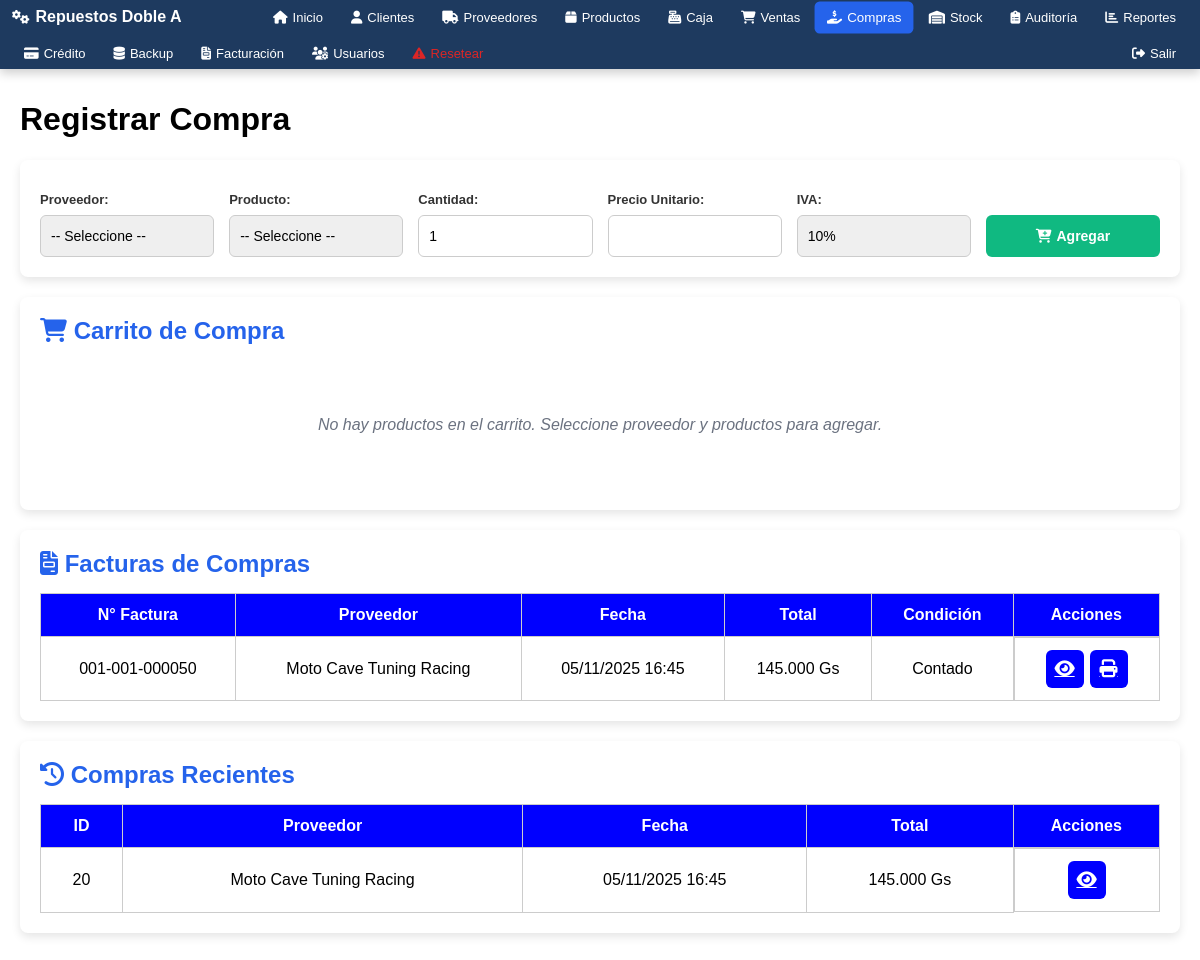
The app's page /modulos/compras/compras.php (signed in), older data.
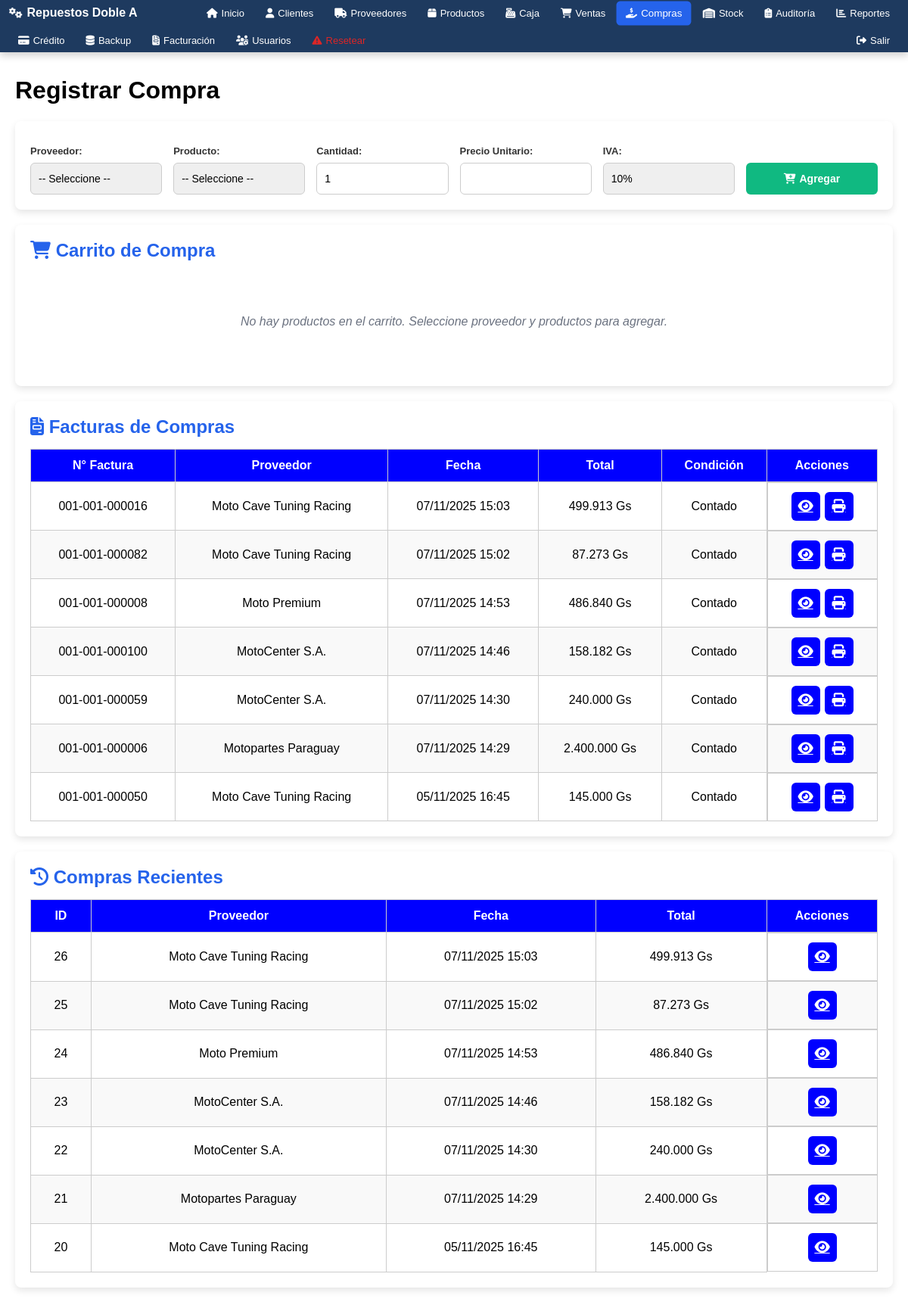
The same page, newer data.
### tables this page shows
CREATE TABLE `cabecera_factura_compras` (
  `id` int(11) NOT NULL AUTO_INCREMENT,
  `numero_factura` varchar(50) NOT NULL,
  `proveedor_id` int(11) NOT NULL,
  `fecha_hora` datetime NOT NULL,
  `monto_total` decimal(15,2) NOT NULL,
  `condicion_compra` varchar(20) DEFAULT 'Contado',
  `forma_pago` varchar(20) DEFAULT 'Efectivo',
  `timbrado` varchar(50) DEFAULT NULL,
  `numero_factura_proveedor` varchar(100) DEFAULT NULL,
  `created_at` timestamp NOT NULL DEFAULT CURRENT_TIMESTAMP,
  `inicio_vigencia` date DEFAULT NULL,
  `fin_vigencia` date DEFAULT NULL,
  PRIMARY KEY (`id`),
  UNIQUE KEY `numero_factura` (`numero_factura`),
  KEY `idx_fecha` (`fecha_hora`),
  KEY `idx_proveedor` (`proveedor_id`),
  CONSTRAINT `cabecera_factura_compras_ibfk_1` FOREIGN KEY (`proveedor_id`) REFERENCES `proveedores` (`id`) ON DELETE CASCADE
);

CREATE TABLE `proveedores` (
  `id` int(11) NOT NULL AUTO_INCREMENT,
  `empresa` varchar(150) NOT NULL,
  `contacto` varchar(100) DEFAULT NULL,
  `telefono` varchar(50) DEFAULT NULL,
  `email` varchar(100) DEFAULT NULL,
  `direccion` varchar(255) DEFAULT NULL,
  `created_at` timestamp NOT NULL DEFAULT CURRENT_TIMESTAMP,
  `ruc` varchar(20) DEFAULT NULL,
  PRIMARY KEY (`id`)
);

CREATE TABLE `compras` (
  `id` int(11) NOT NULL AUTO_INCREMENT,
  `proveedor_id` int(11) NOT NULL,
  `fecha` datetime NOT NULL,
  `total` decimal(12,2) NOT NULL,
  `estado` enum('Pendiente','Completada') NOT NULL DEFAULT 'Pendiente',
  `created_at` timestamp NOT NULL DEFAULT CURRENT_TIMESTAMP ON UPDATE CURRENT_TIMESTAMP,
  PRIMARY KEY (`id`),
  KEY `proveedor_id` (`proveedor_id`)
);

### includes/session.php (called while the page is built, shortened)
<?php
if (!function_exists('estaLogueado')) {
    function estaLogueado() {
        return isset($_SESSION['usuario_id']) && isset($_SESSION['usuario']);
    }
}
if (!function_exists('obtenerRol')) {
    function obtenerRol() {
        return isset($_SESSION['rol']) ? $_SESSION['rol'] : null;
    }
}
?>

### includes/auth.php (called while the page is built, shortened)
<?php
if (!function_exists('tienePermiso')) {
function tienePermiso($modulo, $accion = 'ver') {
    $rol = obtenerRol();
    if ($rol === 'Administrador') {
        return true;
    }
}
}
?>

### modulos/compras/compras.php (the view, shortened to what this page needs)
<?php
$base_path = $_SERVER['DOCUMENT_ROOT'] . '/repuestos/';
include $base_path . 'includes/session.php';
include $base_path . 'includes/auth.php';
include $base_path . 'includes/header.php';
$stmt_compras_recientes = $pdo->query("SELECT c.*, p.empresa as nombre_proveedor
                                       FROM compras c
                                       LEFT JOIN proveedores p ON c.proveedor_id = p.id
                                       ORDER BY c.fecha DESC
                                       LIMIT 20");
$compras_recientes = $stmt_compras_recientes->fetchAll();
$facturas_compras_recientes = [];
try {
    $stmt_facturas_compras = $pdo->query("SELECT fc.*, p.empresa as nombre_proveedor
                                          FROM cabecera_factura_compras fc
                                          LEFT JOIN proveedores p ON fc.proveedor_id = p.id
                                          ORDER BY fc.fecha_hora DESC
                                          LIMIT 20");
    $facturas_compras_recientes = $stmt_facturas_compras->fetchAll();
} catch (Exception $e) {
}
?>
<div class="container tabla-responsive">
    <h1>Registrar Compra</h1>
    <div class="venta-rapida-container">
        <form id="form_agregar_producto" class="venta-rapida-form">
            <div class="form-row-horizontal">
                <div class="form-group-horizontal">
                    <label>Proveedor:</label>
                    <select id="select_proveedor" class="form-select-horizontal" required>
                        <option value="">-- Seleccione --</option>
                    </select>
                </div>
                <div class="form-group-horizontal">
                    <label>Producto:</label>
                    <select id="select_producto" class="form-select-horizontal" required>
                        <option value="">-- Seleccione --</option>
                    </select>
                </div>
                <div class="form-group-horizontal">
                    <label>Cantidad:</label>
                    <input type="number" id="input_cantidad" class="form-input-horizontal" min="1" value="1" required>
                </div>
                <div class="form-group-horizontal">
                    <label>Precio Unitario:</label>
                    <input type="number" id="input_precio" class="form-input-horizontal" step="0.01" min="0" required>
                </div>
        <div class="form-group-horizontal">
            <label>IVA:</label>
            <select id="select_iva" class="form-select-horizontal" required>
                <option value="10" selected>10%</option>
            </select>
        </div>
                <div class="form-group-horizontal">
                    <label>&nbsp;</label>
                    <button type="button" id="btn_agregar_carrito" class="btn-agregar-carrito">
                        <i class="fas fa-cart-plus"></i> Agregar
                    </button>
                </div>
            </div>
        </form>
    </div>
    <div class="carrito-container">
        <h2><i class="fas fa-shopping-cart"></i> Carrito de Compra</h2>
        <div id="carrito_vacio" class="carrito-vacio">
            <p>No hay productos en el carrito. Seleccione proveedor y productos para agregar.</p>
        </div>
    </div>
    <?php if(!empty($facturas_compras_recientes)): ?>
    <div class="ventas-recientes-container">
        <h2><i class="fas fa-file-invoice"></i> Facturas de Compras</h2>
        <div class="table-responsive-inline">
            <table class="crud-table">
                <thead>
                    <tr>
                        <th>N° Factura</th>
                        <th>Proveedor</th>
                        <th>Fecha</th>
                        <th>Total</th>
                        <th>Condición</th>
                        <th>Acciones</th>
                    </tr>
                </thead>
                <tbody>
                <?php foreach($facturas_compras_recientes as $factura): ?>
                        <tr>
                            <td><?= htmlspecialchars($factura['numero_factura']) ?></td>
                            <td><?= htmlspecialchars(isset($factura['nombre_proveedor']) && $factura['nombre_proveedor'] ? $factura['nombre_proveedor'] : 'N/A') ?></td>
                            <td><?= date('d/m/Y H:i', strtotime($factura['fecha_hora'])) ?></td>
                            <td><?= number_format($factura['monto_total'],0,',','.') ?> Gs</td>
                            <td><?= htmlspecialchars($factura['condicion_compra']) ?></td>
                            <td class="acciones">
                                <a href="/repuestos/modulos/compras/ver_factura_compra.php?id=<?= $factura['id'] ?>" class="btn btn-edit" data-tooltip="Ver" target="_blank">
                                    <i class="fas fa-eye"></i>
                                </a>
                                <a href="/repuestos/modulos/compras/imprimir_factura_compra.php?id=<?= $factura['id'] ?>" class="btn btn-edit" data-tooltip="Imprimir" target="_blank">
                                    <i class="fas fa-print"></i>
                                </a>
                            </td>
                        </tr>
                <?php endforeach; ?>
                </tbody>
            </table>
        </div>
    </div>
    <?php endif; ?>
    <div class="ventas-recientes-container">
        <h2><i class="fas fa-history"></i> Compras Recientes</h2>
        <div class="table-responsive-inline">
            <table class="crud-table">
                <thead>
                    <tr>
                        <th>ID</th>
                        <th>Proveedor</th>
                        <th>Fecha</th>
                        <th>Total</th>
                        <th>Acciones</th>
                    </tr>
                </thead>
                <tbody>
                <?php if($compras_recientes && count($compras_recientes) > 0): ?>
                    <?php foreach($compras_recientes as $compra): ?>
                        <tr>
                            <td><?= htmlspecialchars($compra['id']) ?></td>
                            <td><?= htmlspecialchars(isset($compra['nombre_proveedor']) && $compra['nombre_proveedor'] ? $compra['nombre_proveedor'] : 'N/A') ?></td>
                            <td><?= date('d/m/Y H:i', strtotime($compra['fecha'])) ?></td>
                            <td><?= number_format($compra['total'],0,',','.') ?> Gs</td>
                            <td class="acciones">
                                <a href="#" class="btn btn-edit" data-tooltip="Ver">
                                    <i class="fas fa-eye"></i>
                                </a>
                            </td>
                        </tr>
                    <?php endforeach; ?>
                <?php else: ?>
                    <tr><td colspan="5">No hay compras recientes.</td></tr>
                <?php endif; ?>
                </tbody>
            </table>
        </div>
    </div>
</div>
<?php include $base_path . 'includes/footer.php'; ?>

### includes/header.php
<?php
$base_url = '/repuestos/';
$base_path = $_SERVER['DOCUMENT_ROOT'] . '/repuestos/';
$current_page = $_SERVER['REQUEST_URI'];
include $base_path . 'includes/session.php';
include $base_path . 'includes/auth.php';
?>
<link rel="stylesheet" href="/repuestos/style.css">
<link rel="stylesheet" href="https://cdnjs.cloudflare.com/ajax/libs/font-awesome/6.5.2/css/all.min.css">
<div class="navbar">
    <div class="logo"><i class="fas fa-cogs"></i> Repuestos Doble A</div>
    <a href="<?php echo $base_url; ?>index.php" <?php echo (strpos($current_page, 'index.php') !== false || ($current_page == $base_url || $current_page == $base_url . 'index.php')) ? 'class="active"' : ''; ?>><i class="fas fa-home"></i> Inicio</a>
    <?php if (tienePermiso('clientes', 'ver')): ?>
    <a href="<?php echo $base_url; ?>modulos/clientes/clientes.php" <?php echo (strpos($current_page, 'clientes') !== false) ? 'class="active"' : ''; ?>><i class="fas fa-user"></i> Clientes</a>
    <?php endif; ?>
    <?php if (tienePermiso('proveedores', 'ver')): ?>
    <a href="<?php echo $base_url; ?>modulos/proveedores/proveedores.php" <?php echo (strpos($current_page, 'proveedores') !== false) ? 'class="active"' : ''; ?>><i class="fas fa-truck"></i> Proveedores</a>
    <?php endif; ?>
    <?php if (tienePermiso('productos', 'ver')): ?>
    <a href="<?php echo $base_url; ?>modulos/productos/productos.php" <?php echo (strpos($current_page, 'productos') !== false) ? 'class="active"' : ''; ?>><i class="fas fa-box"></i> Productos</a>
    <?php endif; ?>
    <?php if (tienePermiso('caja', 'ver')): ?>
    <a href="<?php echo $base_url; ?>modulos/caja/caja.php" <?php echo (strpos($current_page, 'caja') !== false) ? 'class="active"' : ''; ?>><i class="fas fa-cash-register"></i> Caja</a>
    <?php endif; ?>
    <?php if (tienePermiso('ventas', 'ver')): ?>
    <a href="<?php echo $base_url; ?>modulos/ventas/ventas.php" <?php echo (strpos($current_page, 'ventas') !== false) ? 'class="active"' : ''; ?>><i class="fas fa-shopping-cart"></i> Ventas</a>
    <?php endif; ?>
    <?php if (tienePermiso('compras', 'ver')): ?>
    <a href="<?php echo $base_url; ?>modulos/compras/compras.php" <?php echo (strpos($current_page, 'compras') !== false) ? 'class="active"' : ''; ?>><i class="fas fa-hand-holding-dollar"></i> Compras</a>
    <?php endif; ?>
    <?php if (tienePermiso('stock', 'ver')): ?>
    <a href="<?php echo $base_url; ?>modulos/stock/stock.php" <?php echo (strpos($current_page, 'stock') !== false) ? 'class="active"' : ''; ?>><i class="fas fa-warehouse"></i> Stock</a>
    <?php endif; ?>
    <?php if (tienePermiso('auditoria', 'ver')): ?>
    <a href="<?php echo $base_url; ?>modulos/auditoria/auditoria.php" <?php echo (strpos($current_page, 'auditoria') !== false) ? 'class="active"' : ''; ?>><i class="fas fa-clipboard-list"></i> Auditoría</a>
    <?php endif; ?>
    <?php if (tienePermiso('reportes', 'ver')): ?>
    <a href="<?php echo $base_url; ?>modulos/reportes/reportes.php" <?php echo (strpos($current_page, 'reportes') !== false) ? 'class="active"' : ''; ?>><i class="fas fa-chart-bar"></i> Reportes</a>
    <?php endif; ?>
    <?php if (tienePermiso('ventas', 'ver')): ?>
    <a href="<?php echo $base_url; ?>modulos/credito/cuotas.php" <?php echo (strpos($current_page, 'credito') !== false || strpos($current_page, 'cuotas') !== false) ? 'class="active"' : ''; ?>><i class="fas fa-credit-card"></i> Crédito</a>
    <?php endif; ?>
    <?php if (tienePermiso('backup', 'ver')): ?>
    <a href="<?php echo $base_url; ?>modulos/backup/backup.php" <?php echo (strpos($current_page, 'backup') !== false) ? 'class="active"' : ''; ?>><i class="fas fa-database"></i> Backup</a>
    <?php endif; ?>
    <?php if (tienePermiso('facturacion', 'ver')): ?>
    <a href="<?php echo $base_url; ?>modulos/facturacion/facturacion.php" <?php echo (strpos($current_page, 'facturacion') !== false) ? 'class="active"' : ''; ?>><i class="fas fa-file-invoice"></i> Facturación</a>
    <?php endif; ?>
    <?php if (tienePermiso('usuarios', 'ver')): ?>
    <a href="<?php echo $base_url; ?>modulos/usuarios/usuarios.php" <?php echo (strpos($current_page, 'usuarios') !== false) ? 'class="active"' : ''; ?>><i class="fas fa-users-cog"></i> Usuarios</a>
    <?php endif; ?>
    <?php if (tienePermiso('usuarios', 'crear')): ?>
    <a href="<?php echo $base_url; ?>modulos/administracion/resetear_sistema.php" <?php echo (strpos($current_page, 'resetear_sistema') !== false) ? 'class="active"' : ''; ?> style="color: #dc2626;"><i class="fas fa-exclamation-triangle"></i> Resetear</a>
    <?php endif; ?>
    <a href="<?php echo $base_url; ?>logout.php" style="margin-left: auto;"><i class="fas fa-sign-out-alt"></i> Salir</a>
</div>

### includes/footer.php
</body>
</html>

### style.css (style rules this page uses)
.navbar { background-color: #1e3a5f; display: flex; align-items: center; padding: 0 12px; position: fixed; top: 0; left: 0; right: 0; height: auto; min-height: 60px; z-index: 1000; box-shadow: 0 4px 10px rgba(0,0,0,0.2); flex-wrap: wrap; overflow-x: auto; overflow-y: hidden; gap: 4px; }
.navbar .logo { color: white; font-weight: bold; font-size: 16px; margin-right: auto; display: flex; align-items: center; gap: 6px; white-space: nowrap; flex-shrink: 0; padding: 8px 0; }
.navbar .logo i { font-size: 14px; }
.navbar a { color: white; text-decoration: none; padding: 8px 12px; border-radius: 5px; display: flex; align-items: center; gap: 5px; font-size: 13px; transition: background 0.3s, transform 0.2s; white-space: nowrap; flex-shrink: 0; height: fit-content; }
.navbar a i { font-size: 13px; }
.navbar a:hover, .navbar a.active { background-color: #2563eb; transform: scale(1.03); }
.navbar a[style*="margin-left: auto"] { margin-left: auto; }
.container { padding: 20px; margin-top: 60px; max-width: 100%; margin-left: auto; margin-right: auto; background: #fff; border-radius: 8px; box-shadow: 0 4px 10px rgba(0,0,0,0.1); }
form label { display:block; margin:10px 0 5px; font-weight: bold; }
form input, form button { width:100%; padding:10px; margin-bottom:15px; border-radius:4px; border:1px solid #ccc; font-size:16px; box-sizing: border-box; }
form button { background:#2563eb; color:white; border:none; cursor:pointer; font-weight: bold; transition: background 0.3s, transform 0.2s; }
table.crud-table { width:100%; border-collapse:collapse; table-layout: auto; }
table.crud-table th, table.crud-table td { border:1px solid #ccc; padding:12px; text-align:center; word-wrap: break-word; overflow: hidden; text-overflow: ellipsis; }
table.crud-table th:last-child, table.crud-table td:last-child { width: 120px; min-width: 120px; max-width: 120px; }
table.crud-table th { background: blue; color: white; }
table.crud-table tr:nth-child(even) { background:#f9f9f9; }
.acciones { display: flex; justify-content: center; gap: 6px; }
.btn { border: none; border-radius: 6px; cursor: pointer; display: flex; align-items: center; justify-content: center; width: 38px; height: 38px; font-size: 18px; position: relative; transition: background 0.3s, transform 0.2s; color: white; }
.btn-edit { background: blue; color: white; }
.btn i { color: white; font-size: 18px; }
table { width: 100%; border-collapse: collapse; background: white; box-shadow: 0 4px 10px rgba(0,0,0,0.1); }
table th, table td { border: 1px solid #ccc; padding: 8px; text-align: center; }
table th { background: #2563eb; color: white; }
.tabla-responsive { overflow-x: auto; }

Row changes from the older to the newer data that the page shows:
added cabecera_factura_compras: numero_factura "001-001-000016", proveedor.empresa "Moto Cave Tuning Racing", fecha_hora "07/11/2025 15:03", monto_total "499.913", condicion_compra "Contado"
added cabecera_factura_compras: numero_factura "001-001-000082", proveedor.empresa "Moto Cave Tuning Racing", fecha_hora "07/11/2025 15:02", monto_total "87.273", condicion_compra "Contado"
added cabecera_factura_compras: numero_factura "001-001-000008", proveedor.empresa "Moto Premium", fecha_hora "07/11/2025 14:53", monto_total "486.840", condicion_compra "Contado"
added cabecera_factura_compras: numero_factura "001-001-000100", proveedor.empresa "MotoCenter S.A.", fecha_hora "07/11/2025 14:46", monto_total "158.182", condicion_compra "Contado"
added cabecera_factura_compras: numero_factura "001-001-000059", proveedor.empresa "MotoCenter S.A.", fecha_hora "07/11/2025 14:30", monto_total "240.000", condicion_compra "Contado"
added cabecera_factura_compras: numero_factura "001-001-000006", proveedor.empresa "Motopartes Paraguay", fecha_hora "07/11/2025 14:29", monto_total "2.400.000", condicion_compra "Contado"
added compras: id "26", proveedor.empresa "Moto Cave Tuning Racing", fecha "07/11/2025 15:03", total "499.913"
added compras: id "25", proveedor.empresa "Moto Cave Tuning Racing", fecha "07/11/2025 15:02", total "87.273"
added compras: id "24", proveedor.empresa "Moto Premium", fecha "07/11/2025 14:53", total "486.840"
added compras: id "23", proveedor.empresa "MotoCenter S.A.", fecha "07/11/2025 14:46", total "158.182"
added compras: id "22", proveedor.empresa "MotoCenter S.A.", fecha "07/11/2025 14:30", total "240.000"
added compras: id "21", proveedor.empresa "Motopartes Paraguay", fecha "07/11/2025 14:29", total "2.400.000"
